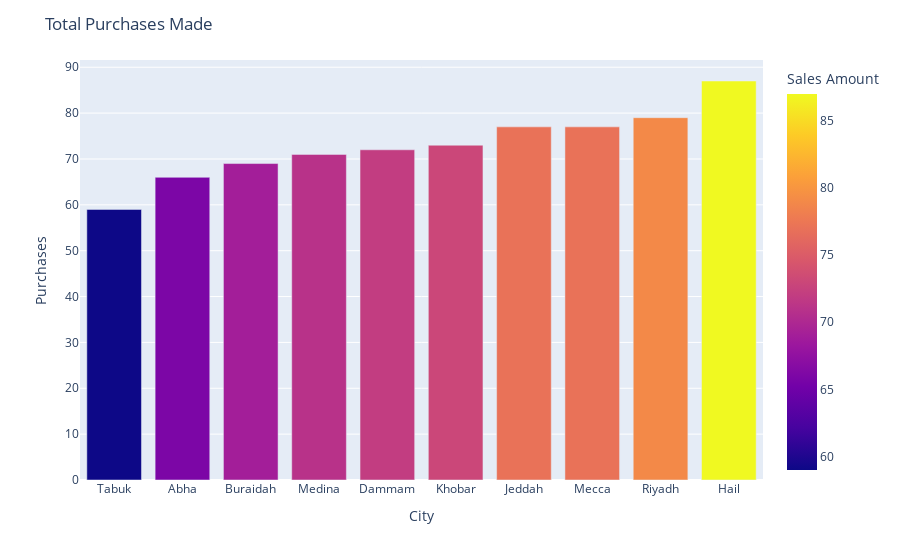

Notebook code for this chart:
### Code cell
px.bar(sales_amount_per_city, x='City', y='Sales Amount', color='Sales Amount').update_layout(title='Total Purchases Made').update_yaxes(title='Purchases')

### Figure 1 — Plotly figure (JSON) as saved in the notebook; plotly's stock layout.template omitted (floating-point values rounded to 4 significant figures)
{"data": [{"hovertemplate": "City=%{x}<br>Sales Amount=%{marker.color}<extra></extra>", "legendgroup": "", "marker": {"color": [59, 66, 69, 71, 72, 73, 77, 77, 79, 87], "coloraxis": "coloraxis", "pattern": {"shape": ""}}, "name": "", "orientation": "v", "showlegend": false, "textposition": "auto", "type": "bar", "x": ["Tabuk", "Abha", "Buraidah", "Medina", "Dammam", "Khobar", "Jeddah", "Mecca", "Riyadh", "Hail"], "xaxis": "x", "y": [59, 66, 69, 71, 72, 73, 77, 77, 79, 87], "yaxis": "y"}], "layout": {"barmode": "relative", "coloraxis": {"colorbar": {"title": {"text": "Sales Amount"}}, "colorscale": [[0, "#0d0887"], [0.1111, "#46039f"], [0.2222, "#7201a8"], [0.3333, "#9c179e"], [0.4444, "#bd3786"], [0.5556, "#d8576b"], [0.6667, "#ed7953"], [0.7778, "#fb9f3a"], [0.8889, "#fdca26"], [1, "#f0f921"]]}, "legend": {"tracegroupgap": 0}, "margin": {"t": 60}, "title": {"text": "Total Purchases Made"}, "xaxis": {"anchor": "y", "domain": [0, 1], "title": {"text": "City"}}, "yaxis": {"anchor": "x", "domain": [0, 1], "title": {"text": "Purchases"}}}}
